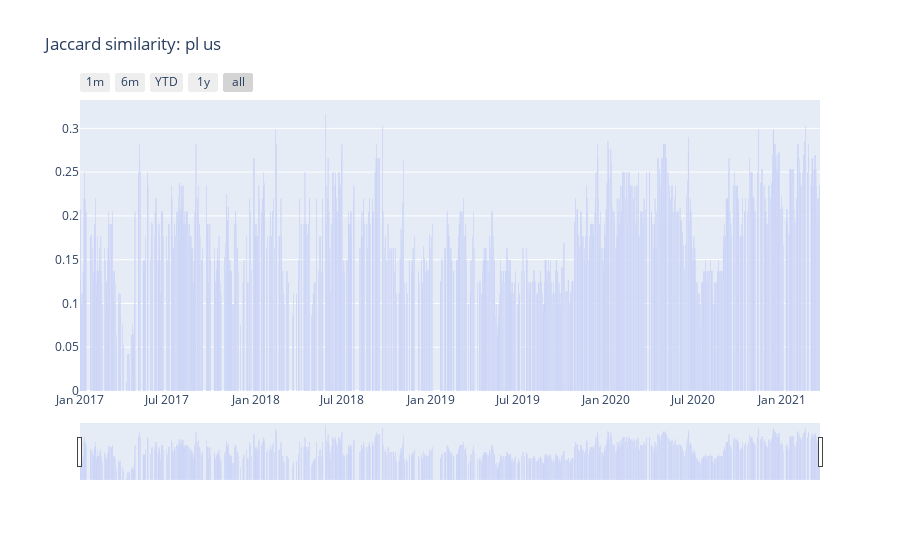

The cell this chart's notebook holds for it:
### Code cell
plot_countries_similarity('pl','us')

### Figure 1 — Plotly figure (JSON) as saved in the notebook; plotly's stock layout.template omitted (floating-point values rounded to 4 significant figures; data arrays with more than 128 entries replaced by an {"elided": "..."} marker saying what was removed)
{"data": [{"name": "Similarity", "type": "bar", "x": {"elided": "1162 str values"}, "y": {"elided": "1162 float values"}}], "layout": {"title": {"text": "Jaccard similarity: pl us"}, "xaxis": {"rangeselector": {"buttons": [{"count": 1, "label": "1m", "step": "month", "stepmode": "backward"}, {"count": 6, "label": "6m", "step": "month", "stepmode": "backward"}, {"count": 1, "label": "YTD", "step": "year", "stepmode": "todate"}, {"count": 1, "label": "1y", "step": "year", "stepmode": "backward"}, {"step": "all"}]}, "rangeslider": {"visible": true}, "type": "date"}}}
